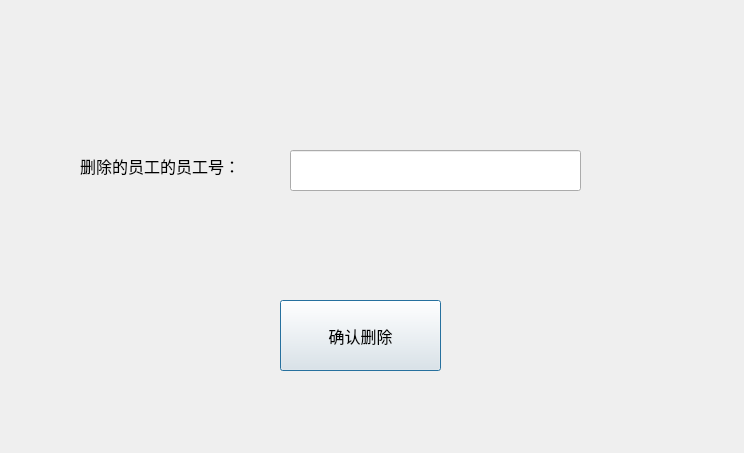
<?xml version="1.0" encoding="UTF-8"?>
<ui version="4.0">
 <class>Deletedialog</class>
 <widget class="QDialog" name="Deletedialog">
  <property name="geometry">
   <rect>
    <x>0</x>
    <y>0</y>
    <width>744</width>
    <height>453</height>
   </rect>
  </property>
  <property name="windowTitle">
   <string>Dialog</string>
  </property>
  <widget class="QLabel" name="label">
   <property name="geometry">
    <rect>
     <x>80</x>
     <y>140</y>
     <width>191</width>
     <height>51</height>
    </rect>
   </property>
   <property name="font">
    <font>
     <family>Adobe Devanagari</family>
     <pointsize>12</pointsize>
    </font>
   </property>
   <property name="text">
    <string>删除的员工的员工号：</string>
   </property>
  </widget>
  <widget class="QLineEdit" name="num">
   <property name="geometry">
    <rect>
     <x>290</x>
     <y>150</y>
     <width>291</width>
     <height>41</height>
    </rect>
   </property>
  </widget>
  <widget class="QPushButton" name="pushButton">
   <property name="geometry">
    <rect>
     <x>280</x>
     <y>300</y>
     <width>161</width>
     <height>71</height>
    </rect>
   </property>
   <property name="font">
    <font>
     <family>Adobe Devanagari</family>
     <pointsize>12</pointsize>
    </font>
   </property>
   <property name="text">
    <string>确认删除</string>
   </property>
  </widget>
 </widget>
 <resources/>
 <connections/>
</ui>
